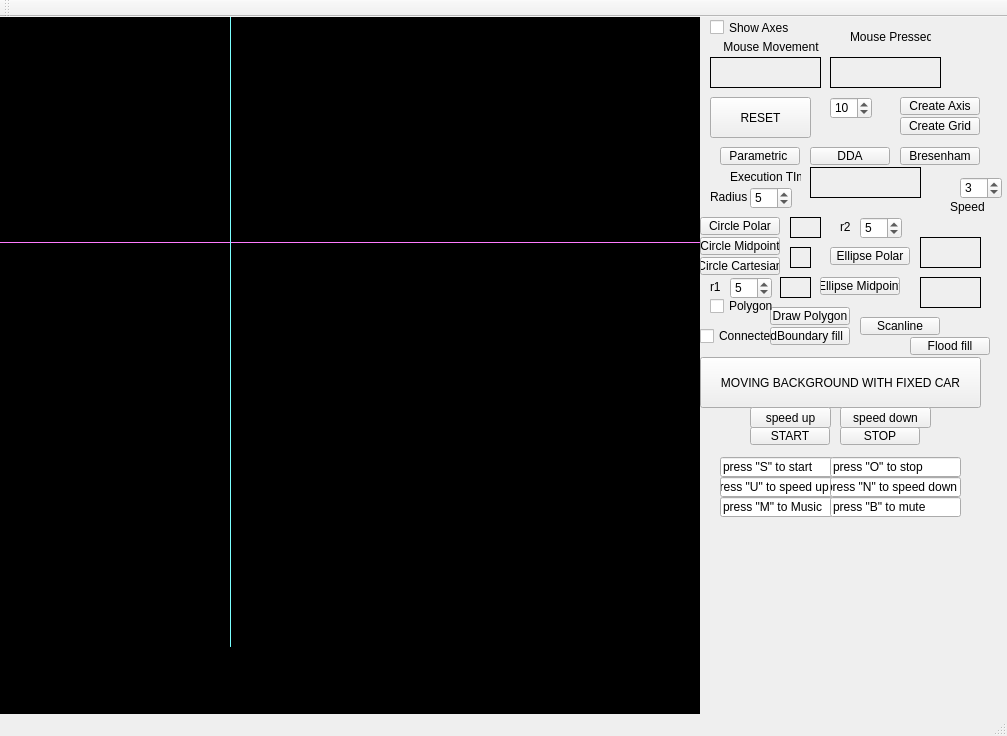
<?xml version="1.0" encoding="UTF-8"?>
<ui version="4.0">
 <class>MainWindow</class>
 <widget class="QMainWindow" name="MainWindow">
  <property name="geometry">
   <rect>
    <x>0</x>
    <y>0</y>
    <width>1007</width>
    <height>736</height>
   </rect>
  </property>
  <property name="windowTitle">
   <string>MainWindow</string>
  </property>
  <widget class="QWidget" name="centralWidget">
   <widget class="my_label" name="frame">
    <property name="geometry">
     <rect>
      <x>0</x>
      <y>0</y>
      <width>700</width>
      <height>700</height>
     </rect>
    </property>
    <property name="cursor">
     <cursorShape>CrossCursor</cursorShape>
    </property>
    <property name="mouseTracking">
     <bool>true</bool>
    </property>
    <property name="styleSheet">
     <string notr="true">background-color: rgb(0, 0, 0);</string>
    </property>
    <property name="frameShape">
     <enum>QFrame::Box</enum>
    </property>
    <property name="lineWidth">
     <number>1</number>
    </property>
    <property name="text">
     <string/>
    </property>
   </widget>
   <widget class="QLabel" name="mouse_movement">
    <property name="geometry">
     <rect>
      <x>710</x>
      <y>40</y>
      <width>111</width>
      <height>31</height>
     </rect>
    </property>
    <property name="frameShape">
     <enum>QFrame::Panel</enum>
    </property>
    <property name="text">
     <string/>
    </property>
   </widget>
   <widget class="QLabel" name="label_3">
    <property name="geometry">
     <rect>
      <x>710</x>
      <y>20</y>
      <width>111</width>
      <height>20</height>
     </rect>
    </property>
    <property name="text">
     <string>    Mouse Movement</string>
    </property>
   </widget>
   <widget class="QLabel" name="mouse_pressed">
    <property name="geometry">
     <rect>
      <x>830</x>
      <y>40</y>
      <width>111</width>
      <height>31</height>
     </rect>
    </property>
    <property name="frameShape">
     <enum>QFrame::Panel</enum>
    </property>
    <property name="text">
     <string/>
    </property>
   </widget>
   <widget class="QLabel" name="label_5">
    <property name="geometry">
     <rect>
      <x>850</x>
      <y>10</y>
      <width>81</width>
      <height>20</height>
     </rect>
    </property>
    <property name="text">
     <string>Mouse Pressed</string>
    </property>
   </widget>
   <widget class="Line" name="x_axis">
    <property name="geometry">
     <rect>
      <x>0</x>
      <y>225</y>
      <width>700</width>
      <height>1</height>
     </rect>
    </property>
    <property name="styleSheet">
     <string notr="true">background-color: rgb(255, 85, 255);</string>
    </property>
    <property name="orientation">
     <enum>Qt::Horizontal</enum>
    </property>
   </widget>
   <widget class="Line" name="y_axis">
    <property name="geometry">
     <rect>
      <x>230</x>
      <y>-70</y>
      <width>1</width>
      <height>700</height>
     </rect>
    </property>
    <property name="styleSheet">
     <string notr="true">
background-color: rgb(85, 255, 255);</string>
    </property>
    <property name="orientation">
     <enum>Qt::Vertical</enum>
    </property>
   </widget>
   <widget class="QCheckBox" name="show_axes">
    <property name="geometry">
     <rect>
      <x>710</x>
      <y>0</y>
      <width>91</width>
      <height>21</height>
     </rect>
    </property>
    <property name="text">
     <string>Show Axes</string>
    </property>
   </widget>
   <widget class="QPushButton" name="pushButton">
    <property name="geometry">
     <rect>
      <x>710</x>
      <y>80</y>
      <width>101</width>
      <height>41</height>
     </rect>
    </property>
    <property name="text">
     <string>RESET</string>
    </property>
   </widget>
   <widget class="QPushButton" name="pushButton_2">
    <property name="geometry">
     <rect>
      <x>900</x>
      <y>100</y>
      <width>80</width>
      <height>18</height>
     </rect>
    </property>
    <property name="text">
     <string>Create Grid</string>
    </property>
   </widget>
   <widget class="QSpinBox" name="spinBox">
    <property name="geometry">
     <rect>
      <x>830</x>
      <y>80</y>
      <width>42</width>
      <height>22</height>
     </rect>
    </property>
    <property name="value">
     <number>10</number>
    </property>
   </widget>
   <widget class="QPushButton" name="pushButton_3">
    <property name="geometry">
     <rect>
      <x>900</x>
      <y>80</y>
      <width>80</width>
      <height>18</height>
     </rect>
    </property>
    <property name="text">
     <string>Create Axis</string>
    </property>
   </widget>
   <widget class="QPushButton" name="pushButton_6">
    <property name="geometry">
     <rect>
      <x>720</x>
      <y>130</y>
      <width>80</width>
      <height>18</height>
     </rect>
    </property>
    <property name="text">
     <string>Parametric </string>
    </property>
   </widget>
   <widget class="QPushButton" name="pushButton_7">
    <property name="geometry">
     <rect>
      <x>810</x>
      <y>130</y>
      <width>80</width>
      <height>18</height>
     </rect>
    </property>
    <property name="text">
     <string>DDA</string>
    </property>
   </widget>
   <widget class="QPushButton" name="Bresenham_line">
    <property name="geometry">
     <rect>
      <x>900</x>
      <y>130</y>
      <width>80</width>
      <height>18</height>
     </rect>
    </property>
    <property name="text">
     <string>Bresenham</string>
    </property>
   </widget>
   <widget class="QLabel" name="label">
    <property name="geometry">
     <rect>
      <x>730</x>
      <y>150</y>
      <width>71</width>
      <height>20</height>
     </rect>
    </property>
    <property name="text">
     <string>Execution TIme</string>
    </property>
   </widget>
   <widget class="QLabel" name="execution_time">
    <property name="geometry">
     <rect>
      <x>810</x>
      <y>150</y>
      <width>111</width>
      <height>31</height>
     </rect>
    </property>
    <property name="frameShape">
     <enum>QFrame::Panel</enum>
    </property>
    <property name="text">
     <string/>
    </property>
   </widget>
   <widget class="QPushButton" name="cir_polar">
    <property name="geometry">
     <rect>
      <x>700</x>
      <y>200</y>
      <width>80</width>
      <height>18</height>
     </rect>
    </property>
    <property name="text">
     <string>Circle Polar</string>
    </property>
   </widget>
   <widget class="QLabel" name="label_2">
    <property name="geometry">
     <rect>
      <x>710</x>
      <y>170</y>
      <width>71</width>
      <height>20</height>
     </rect>
    </property>
    <property name="text">
     <string>Radius</string>
    </property>
   </widget>
   <widget class="QSpinBox" name="Radius">
    <property name="geometry">
     <rect>
      <x>750</x>
      <y>170</y>
      <width>42</width>
      <height>22</height>
     </rect>
    </property>
    <property name="value">
     <number>5</number>
    </property>
   </widget>
   <widget class="QPushButton" name="cir_midpoint">
    <property name="geometry">
     <rect>
      <x>700</x>
      <y>220</y>
      <width>80</width>
      <height>18</height>
     </rect>
    </property>
    <property name="text">
     <string>Circle Midpoint</string>
    </property>
   </widget>
   <widget class="QLabel" name="label_4">
    <property name="geometry">
     <rect>
      <x>710</x>
      <y>260</y>
      <width>21</width>
      <height>20</height>
     </rect>
    </property>
    <property name="text">
     <string>r1</string>
    </property>
   </widget>
   <widget class="QLabel" name="label_6">
    <property name="geometry">
     <rect>
      <x>840</x>
      <y>200</y>
      <width>21</width>
      <height>20</height>
     </rect>
    </property>
    <property name="text">
     <string>r2</string>
    </property>
   </widget>
   <widget class="QSpinBox" name="r1">
    <property name="geometry">
     <rect>
      <x>730</x>
      <y>260</y>
      <width>42</width>
      <height>22</height>
     </rect>
    </property>
    <property name="minimum">
     <number>0</number>
    </property>
    <property name="value">
     <number>5</number>
    </property>
   </widget>
   <widget class="QSpinBox" name="r2">
    <property name="geometry">
     <rect>
      <x>860</x>
      <y>200</y>
      <width>42</width>
      <height>22</height>
     </rect>
    </property>
    <property name="value">
     <number>5</number>
    </property>
   </widget>
   <widget class="QPushButton" name="pushButton_4">
    <property name="geometry">
     <rect>
      <x>820</x>
      <y>260</y>
      <width>80</width>
      <height>18</height>
     </rect>
    </property>
    <property name="text">
     <string>Ellipse Midpoint</string>
    </property>
   </widget>
   <widget class="QPushButton" name="ell_polar">
    <property name="geometry">
     <rect>
      <x>830</x>
      <y>230</y>
      <width>80</width>
      <height>18</height>
     </rect>
    </property>
    <property name="text">
     <string>Ellipse Polar</string>
    </property>
   </widget>
   <widget class="QLabel" name="exe_time_cir_polar">
    <property name="geometry">
     <rect>
      <x>790</x>
      <y>200</y>
      <width>31</width>
      <height>21</height>
     </rect>
    </property>
    <property name="frameShape">
     <enum>QFrame::Panel</enum>
    </property>
    <property name="text">
     <string/>
    </property>
   </widget>
   <widget class="QLabel" name="exe_time_cir_midpoint">
    <property name="geometry">
     <rect>
      <x>790</x>
      <y>230</y>
      <width>21</width>
      <height>21</height>
     </rect>
    </property>
    <property name="frameShape">
     <enum>QFrame::Panel</enum>
    </property>
    <property name="text">
     <string/>
    </property>
   </widget>
   <widget class="QLabel" name="exe_time_ell_polar">
    <property name="geometry">
     <rect>
      <x>920</x>
      <y>220</y>
      <width>61</width>
      <height>31</height>
     </rect>
    </property>
    <property name="frameShape">
     <enum>QFrame::Panel</enum>
    </property>
    <property name="text">
     <string/>
    </property>
   </widget>
   <widget class="QLabel" name="exe_time_ell_midpoint">
    <property name="geometry">
     <rect>
      <x>920</x>
      <y>260</y>
      <width>61</width>
      <height>31</height>
     </rect>
    </property>
    <property name="frameShape">
     <enum>QFrame::Panel</enum>
    </property>
    <property name="text">
     <string/>
    </property>
   </widget>
   <widget class="QLabel" name="exe_time_cir_cartesian">
    <property name="geometry">
     <rect>
      <x>780</x>
      <y>260</y>
      <width>31</width>
      <height>21</height>
     </rect>
    </property>
    <property name="frameShape">
     <enum>QFrame::Panel</enum>
    </property>
    <property name="text">
     <string/>
    </property>
   </widget>
   <widget class="QPushButton" name="cir_cartesian">
    <property name="geometry">
     <rect>
      <x>700</x>
      <y>240</y>
      <width>80</width>
      <height>18</height>
     </rect>
    </property>
    <property name="text">
     <string>Circle Cartesian</string>
    </property>
   </widget>
   <widget class="QPushButton" name="draw_poly">
    <property name="geometry">
     <rect>
      <x>770</x>
      <y>290</y>
      <width>80</width>
      <height>18</height>
     </rect>
    </property>
    <property name="text">
     <string>Draw Polygon</string>
    </property>
   </widget>
   <widget class="QPushButton" name="boundary_fill">
    <property name="geometry">
     <rect>
      <x>770</x>
      <y>310</y>
      <width>80</width>
      <height>18</height>
     </rect>
    </property>
    <property name="text">
     <string>Boundary fill</string>
    </property>
   </widget>
   <widget class="QCheckBox" name="connected_8">
    <property name="geometry">
     <rect>
      <x>700</x>
      <y>310</y>
      <width>81</width>
      <height>18</height>
     </rect>
    </property>
    <property name="text">
     <string>Connected 8</string>
    </property>
   </widget>
   <widget class="QCheckBox" name="polygon">
    <property name="geometry">
     <rect>
      <x>710</x>
      <y>280</y>
      <width>81</width>
      <height>18</height>
     </rect>
    </property>
    <property name="text">
     <string>Polygon</string>
    </property>
   </widget>
   <widget class="QPushButton" name="flood_fill">
    <property name="geometry">
     <rect>
      <x>910</x>
      <y>320</y>
      <width>80</width>
      <height>18</height>
     </rect>
    </property>
    <property name="text">
     <string>Flood fill</string>
    </property>
   </widget>
   <widget class="QPushButton" name="scanline">
    <property name="geometry">
     <rect>
      <x>860</x>
      <y>300</y>
      <width>80</width>
      <height>18</height>
     </rect>
    </property>
    <property name="text">
     <string>Scanline</string>
    </property>
   </widget>
   <widget class="QPushButton" name="draw_background">
    <property name="geometry">
     <rect>
      <x>700</x>
      <y>340</y>
      <width>281</width>
      <height>51</height>
     </rect>
    </property>
    <property name="text">
     <string>MOVING BACKGROUND WITH FIXED CAR</string>
    </property>
   </widget>
   <widget class="QSpinBox" name="speed">
    <property name="geometry">
     <rect>
      <x>960</x>
      <y>160</y>
      <width>42</width>
      <height>22</height>
     </rect>
    </property>
    <property name="value">
     <number>3</number>
    </property>
   </widget>
   <widget class="QLabel" name="speed_label">
    <property name="geometry">
     <rect>
      <x>950</x>
      <y>180</y>
      <width>51</width>
      <height>20</height>
     </rect>
    </property>
    <property name="text">
     <string>Speed</string>
    </property>
   </widget>
   <widget class="QPushButton" name="start">
    <property name="geometry">
     <rect>
      <x>750</x>
      <y>410</y>
      <width>80</width>
      <height>18</height>
     </rect>
    </property>
    <property name="text">
     <string>START</string>
    </property>
   </widget>
   <widget class="QPushButton" name="stop">
    <property name="geometry">
     <rect>
      <x>840</x>
      <y>410</y>
      <width>80</width>
      <height>18</height>
     </rect>
    </property>
    <property name="text">
     <string>STOP</string>
    </property>
   </widget>
   <widget class="QLineEdit" name="lineEdit">
    <property name="geometry">
     <rect>
      <x>720</x>
      <y>440</y>
      <width>113</width>
      <height>20</height>
     </rect>
    </property>
    <property name="text">
     <string>press &quot;S&quot; to start</string>
    </property>
   </widget>
   <widget class="QLineEdit" name="lineEdit_2">
    <property name="geometry">
     <rect>
      <x>830</x>
      <y>440</y>
      <width>131</width>
      <height>20</height>
     </rect>
    </property>
    <property name="text">
     <string>press &quot;O&quot; to stop</string>
    </property>
   </widget>
   <widget class="QPushButton" name="speedUp">
    <property name="geometry">
     <rect>
      <x>750</x>
      <y>390</y>
      <width>81</width>
      <height>21</height>
     </rect>
    </property>
    <property name="text">
     <string>speed up</string>
    </property>
   </widget>
   <widget class="QPushButton" name="speedDown">
    <property name="geometry">
     <rect>
      <x>840</x>
      <y>390</y>
      <width>91</width>
      <height>21</height>
     </rect>
    </property>
    <property name="text">
     <string>speed down</string>
    </property>
   </widget>
   <widget class="QLineEdit" name="lineEdit_3">
    <property name="geometry">
     <rect>
      <x>720</x>
      <y>460</y>
      <width>113</width>
      <height>20</height>
     </rect>
    </property>
    <property name="text">
     <string>press &quot;U&quot; to speed up</string>
    </property>
   </widget>
   <widget class="QLineEdit" name="lineEdit_4">
    <property name="geometry">
     <rect>
      <x>830</x>
      <y>460</y>
      <width>131</width>
      <height>20</height>
     </rect>
    </property>
    <property name="text">
     <string>press &quot;N&quot; to speed down</string>
    </property>
   </widget>
   <widget class="QLineEdit" name="lineEdit_5">
    <property name="geometry">
     <rect>
      <x>720</x>
      <y>480</y>
      <width>113</width>
      <height>20</height>
     </rect>
    </property>
    <property name="text">
     <string>press &quot;M&quot; to Music</string>
    </property>
   </widget>
   <widget class="QLineEdit" name="lineEdit_6">
    <property name="geometry">
     <rect>
      <x>830</x>
      <y>480</y>
      <width>131</width>
      <height>20</height>
     </rect>
    </property>
    <property name="text">
     <string>press &quot;B&quot; to mute </string>
    </property>
   </widget>
  </widget>
  <widget class="QMenuBar" name="menuBar">
   <property name="geometry">
    <rect>
     <x>0</x>
     <y>0</y>
     <width>1007</width>
     <height>17</height>
    </rect>
   </property>
  </widget>
  <widget class="QToolBar" name="mainToolBar">
   <attribute name="toolBarArea">
    <enum>TopToolBarArea</enum>
   </attribute>
   <attribute name="toolBarBreak">
    <bool>false</bool>
   </attribute>
  </widget>
  <widget class="QStatusBar" name="statusBar"/>
 </widget>
 <layoutdefault spacing="6" margin="11"/>
 <customwidgets>
  <customwidget>
   <class>my_label</class>
   <extends>QLabel</extends>
   <header location="global">my_label.h</header>
  </customwidget>
 </customwidgets>
 <resources/>
 <connections/>
</ui>
